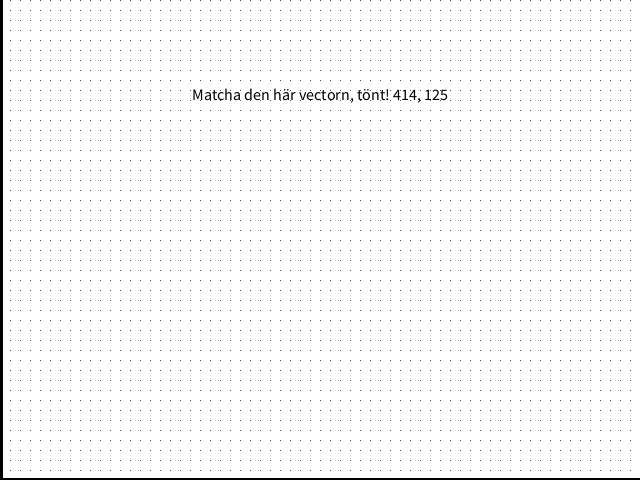
Frame 1 (no input)
Frame 60 (the mouse pressed at the canvas centre just before this capture): identical to frame 1, image omitted
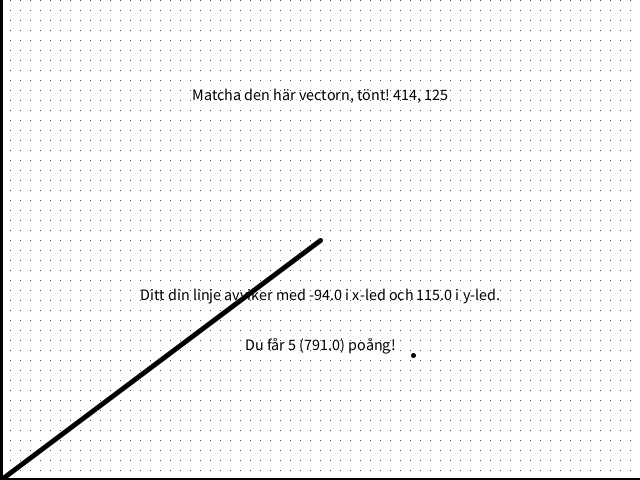
Frame 120 (the mouse held since frame 60 and released just before this capture)

The Processing sketch that drew these frames (run headless with seeded random() and noise(); from frame 60 on, the mouse is pressed at the canvas centre):

// Processing sketch: Processing_Assignment_4b
// ── Processing_Assignment_4b.pde
PVector computerVector;

// Background art
int gridWidth = 10;
int gridHeight = 10;

// Introductory string text
String str1 = "Hej";

// Store mouse position vector
PVector mousePos;


// Gamestate variables
boolean instructions = true;
boolean drawingvector = false;
boolean result = false;


void setup() {
	size(640, 480);
	computerVector = new PVector(random(width), (random(height)));
}

void draw() {
	
	// Background art
	background(255);
  	strokeWeight(1);
	for (int i = 0; i < width; i += gridWidth) {
	for (int j = 0; j < height; j += gridHeight) {
		point(i, j);	
		}
	}
	strokeWeight(5);
	line(0, 0, 0, height);
	line(0, height, width, height);

	// Game controller
	// 1. Get vector
	// println(computerVector);

	// 2. Show instructions
	if (instructions == true) {
		showInstructions("Matcha den här vectorn, tönt! ", computerVector.x, computerVector.y);
	}
	// 3. Get player input vector
	// See mousePressed()

	// 4. Compare vectors
	if (result == true) {
		compareVectors(computerVector, mousePos);
		line(0,height, mousePos.x, height - mousePos.y);
		point(computerVector.x, height - computerVector.y);
	}
	// 5. Give score(?)
	// 6. Remove score, go to step 1.
 }

void mousePressed() {
	int x = round(mouseX);
	int y = round(mouseY) * -1;

	println(x, height + y);

	mousePos = new PVector(x, height + y);
	result = true;
}

void showInstructions(String str, float x, float y) {
	fill(0,0,0);
	textSize(16);
	text(str + round(x) + ", " + round(y),
		(width / 2) - (textWidth(str + round(x) + ", " + round(y)) / 2), 100);
}

void compareVectors(PVector vect1, PVector vect2) {
	float resultX = round(vect1.x - vect2.x);
	float resultY = round(vect1.y - vect2.y);

	String str0 = "Ditt din linje avviker med " + resultX * -1 + " i x-led och " + resultY * -1 + " i y-led.";
	String str1 = "Du får 5 (" + scoreCalculator(resultX, resultY) + ") poång!";

	text(str0, width / 2 - textWidth(str0) / 2, 300);
	text(str1, width / 2 - textWidth(str1) / 2, 350);
}

float scoreCalculator(float x, float y) {
  if (x > 0) x *= -1;
  if (y > 0) y *= -1;
  float z = 1000 + x + y;
  
return z;
}
